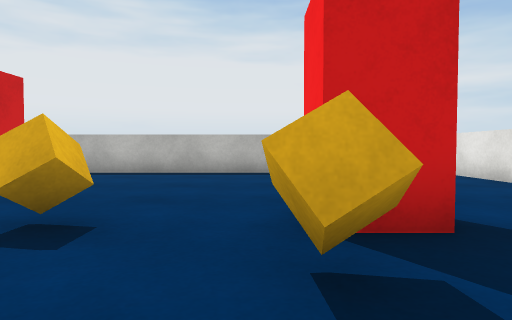
[1] (above)

16 first-person views from a walk through a scene from a Unity 3-D project. The camera is 0.64 m above the floor, tilts 2° down and sees 75° across. The floor is counted in squares, 1 m on a side. Each view is taken from the middle of a square. On the plan, view 1 faces up. The plan holds only what a view shows up to about 10 squares ahead; the rest is blank. The player is left out. Surface patterns are stand-ins for the level's own textures.

[2]
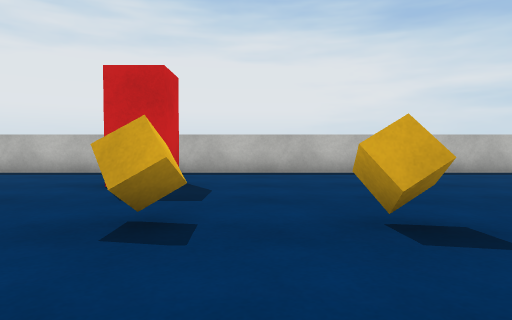

[3]
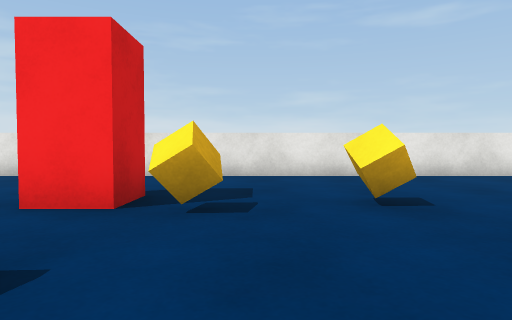

[4]
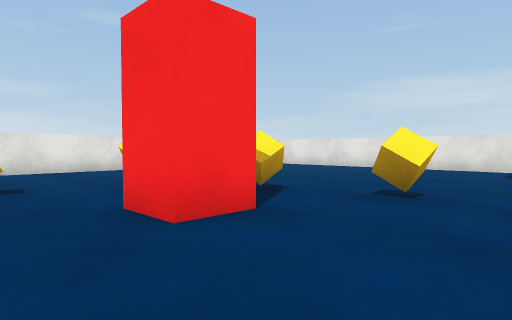

[5]
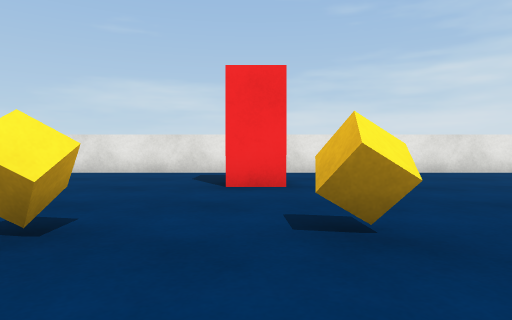

[6]
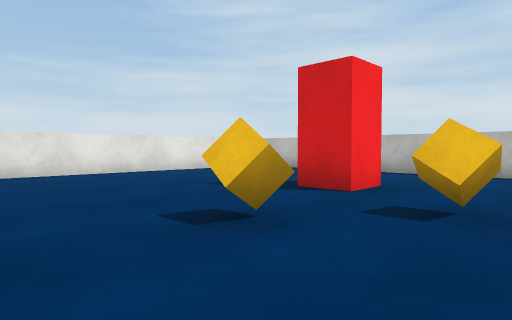

[7]
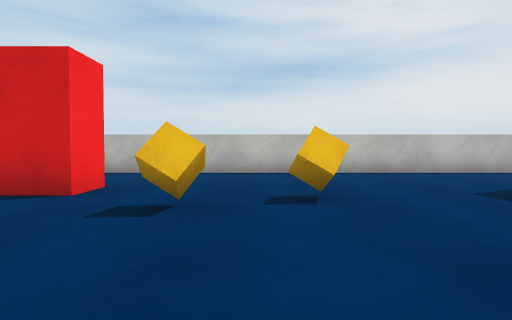

[8]
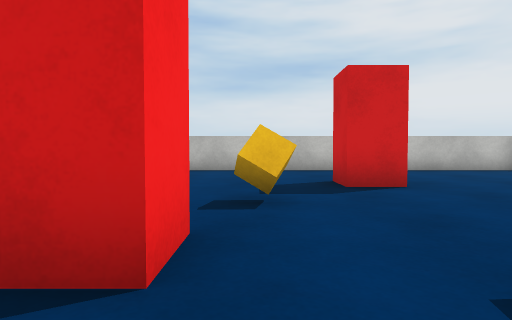

[9]
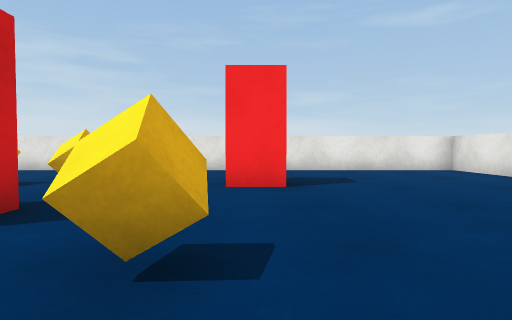

[10]
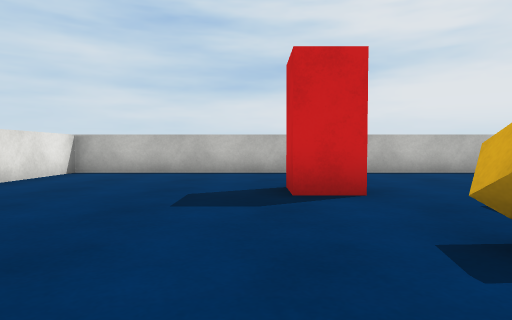

[11]
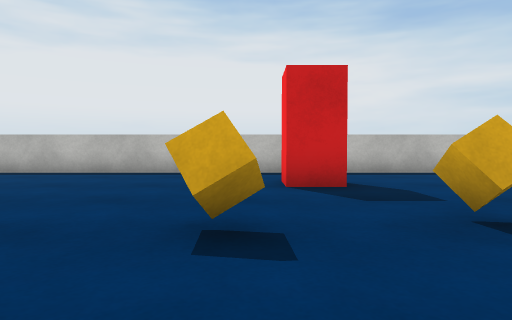

[12]
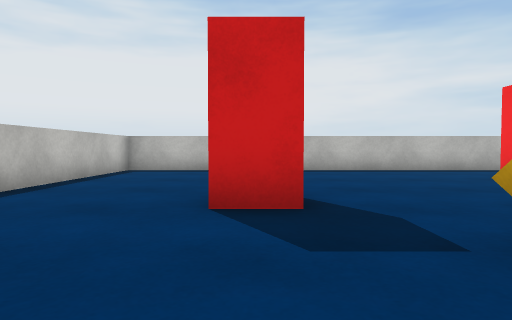

[13]
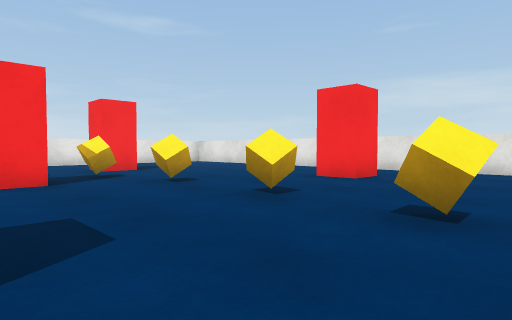

[14]
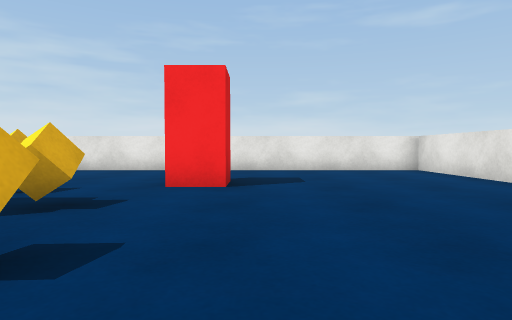

[15]
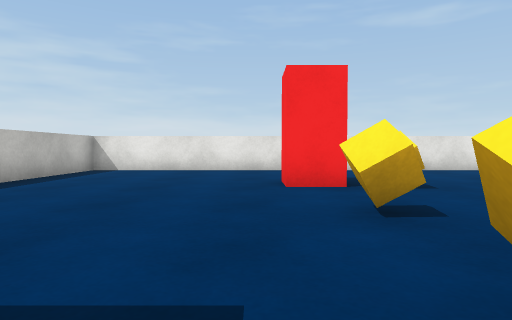

[16]
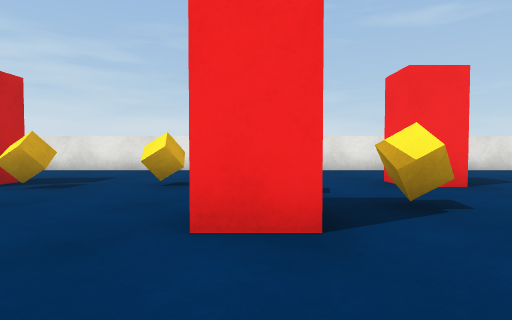

### Floor plan
Points are (right, up) in squares from view 1. A wall is a line through its corners. A room is listed if a view was taken in it or the views show most of it. See-through windows are left out.
Room 1 (views 1, 2, 3, 4, 5, 6, 7, 8, 9, 10, 11, 12, 13, 14, 15, 16)
walls: (-7.5, 0.5) (-6.5, 0.5) (-6.5, -0.2); (-2.5, -2.6) (-2.5, -1.5) (-1.5, -1.5); (-10.5, 3.6) (-10.5, 2.5) (-11.5, 2.5); (-11.6, -4.5) (-10.5, -4.5) (-10.5, -5.5) (-11.4, -5.5); (1.6, 2.5) (0.5, 2.5) (0.5, 3.5) (1.5, 3.5); (-4.5, 6.5) (-4.5, 5.5) (-5.5, 5.5) (-5.5, 6.5); (-5.5, -8.6) (-5.5, -7.5) (-4.5, -7.5); (1.5, -5.5) (0.5, -5.5) (0.5, -4.5) (1.5, -4.5); (-14.7, 8.7) (-14.7, -10.8) (4.7, -10.8) (4.7, 8.7) (-14.7, 8.7)
objects: cube (-10, -3); cube (-10, -1); cube (-9, 1); cube (-8, -4); cube (-6, -5); cube (-6, 3); cube (-4, 3); cube (-3, -4); cube (-2, 3); cube (-1, -4); cube (0, -2); cube (0, 2); cube (1, 0)

Positions as (right, up) in squares from view 1, and headings:
1: (0, 0), facing up
2: (-3, 0), facing up
3: (-3, 1), facing right
4: (-5, 0), facing down-right
5: (-5, -2), facing down
6: (-6, -2), facing down-left
7: (-6, -2), facing left
8: (-5, 1), facing left
9: (-5, -5), facing right
10: (-6, -6), facing left
11: (-6, 0), facing up
12: (-11, -1), facing up
13: (-9, -1), facing down-right
14: (-5, -6), facing right
15: (-5, 4), facing right
16: (-5, -2), facing right
